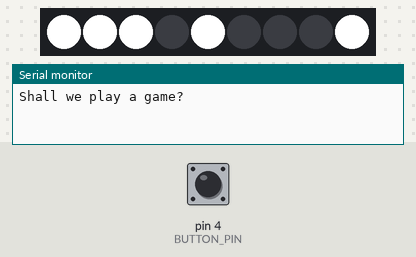
Simulated run of this sketch. Board: Arduino Uno, built with avr-gcc and run on an emulated ATmega328P. On the bench: 9 RGB LEDs in strip order, left to right, the last lines printed to the serial monitor. The inputs (shaded band) are chosen by the test bench; at power-on: pin 4 (BUTTON_PIN) LOW. EEPROM starts erased.

Above: at 1.2 s.
1.3 s: pin 4 (BUTTON_PIN) pulled HIGH for 0.15 s
At 2.1 s:
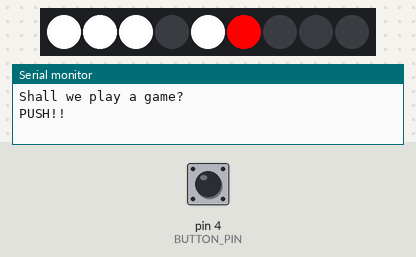
2.9 s: pin 4 (BUTTON_PIN) pulled HIGH for 1 s
At 4.3 s:
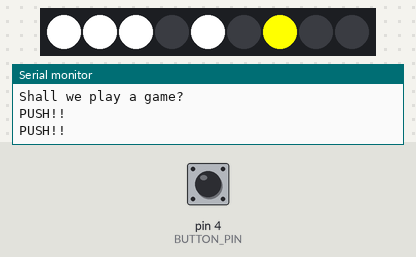
5.4 s: pin 4 (BUTTON_PIN) pulled HIGH for 0.15 s
At 6.2 s:
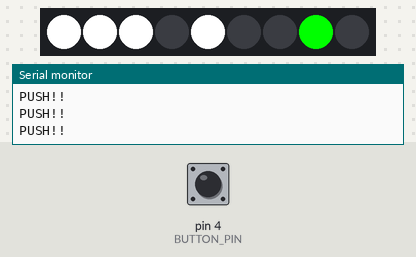
7.0 s: pin 4 (BUTTON_PIN) pulled HIGH for 3.2 s
At 7.5 s:
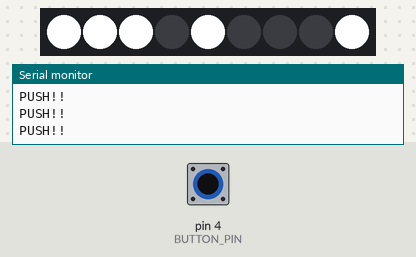
11.7 s: pin 4 (BUTTON_PIN) pulled HIGH for 0.15 s
At 12.4 s:
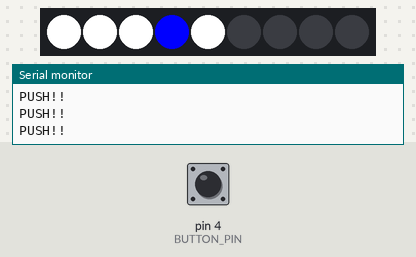
Timing chart, 0 to 14.3 s (numbered marks = the images above; inputs shaded):
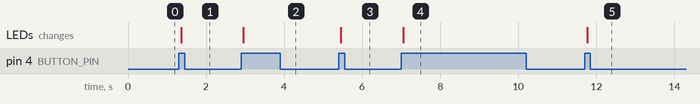

Measured:
- after the input at 1.3 s, the LEDs: change after 0.06 s (image 1)
- after the input at 2.9 s, the LEDs: change after 0.06 s (image 2)
- after the input at 5.4 s, the LEDs: change after 0.06 s (image 3)
- after the input at 7.0 s, the LEDs: change after 0.06 s (image 4)
- after the input at 11.7 s, the LEDs: change after 0.06 s (image 5)

The sketch:

defcon.ino
```cpp
#include <EEPROM.h>
#include <FastLED.h>

#define FASTLED_ALLOW_INTERRUPTS 1
#define FASTLED_INTERRUPT_RETRY_COUNT 1


#define LEDS_PIN            2
#define LED_COUNT           9
#define BUTTON_PIN          4
#define TOTAL_DEFCON_MODES  5
#define MODE_ADDRESS        0


CRGB leds[LED_COUNT];

const CRGB red = CRGB(0, 255, 0);
const CRGB blue = CRGB(0, 0, 255);
const CRGB green = CRGB(255, 0, 0);
const CRGB purple = CRGB(0, 255, 255);
const CRGB yellow = CRGB(255, 255, 0);
const CRGB white = CRGB(255, 255, 255);

const CRGB off = CRGB(0,0,0);

int defcon_mode = 0;

void setup() {
  Serial.begin(115200);
  Serial.println("Shall we play a game?");

  FastLED.addLeds<WS2812, LEDS_PIN, GRB>(leds, LED_COUNT);


  /*
  int i = 0;
  while (i < NUMBER_LEDS) {
    leds[i] = red;
    FastLED.show();
    delay(250);
    i++;
  }
  */

  // turn on white lights for defcon
  leds[0] = white;
  leds[1] = white;
  leds[2] = white;
  leds[3] = off;
  leds[4] = white;
  leds[5] = off;
  leds[6] = off;
  leds[7] = off;
  leds[8] = off;

  pinMode(BUTTON_PIN, INPUT);

  defcon_mode = EEPROM.read(MODE_ADDRESS);
  if (defcon_mode > 4 || defcon_mode < 0) {
    // probably reading EEPROM for the first time
    EEPROM.write(MODE_ADDRESS, 0);
  }
}


void numbers_off() {
  leds[3] = off;
  leds[5] = off;
  leds[6] = off;
  leds[7] = off;
  leds[8] = off;
}

void defcon5() {
  numbers_off();
  leds[3] = blue;
}

void defcon4() {
  numbers_off();
  leds[5] = green;
}

void defcon3() {
  numbers_off();
  leds[6] = yellow;
}

void defcon2() {
  numbers_off();
  leds[7] = red;
}

void defcon1() {
  numbers_off();
  leds[8] = white;
}

int buttonState;             // the current reading from the input pin
int lastButtonState = LOW;   // the previous reading from the input pin
unsigned long lastDebounceTime = 0;  // the last time the output pin was toggled
unsigned long debounceDelay = 50;    // the debounce time; increase if the output flickers


void loop() {

  int reading = digitalRead(BUTTON_PIN);

  // check to see if you just pressed the button
  // (i.e. the input went from LOW to HIGH), and you've waited long enough
  // since the last press to ignore any noise:

  // If the switch changed, due to noise or pressing:
  if (reading != lastButtonState) {
    // reset the debouncing timer
    lastDebounceTime = millis();
  }

  if ((millis() - lastDebounceTime) > debounceDelay) {
    // whatever the reading is at, it's been there for longer than the debounce
    // delay, so take it as the actual current state:

    // if the button state has changed:
    if (reading != buttonState) {
      buttonState = reading;

      // only toggle the LED if the new button state is HIGH
      if (buttonState == HIGH) {
        Serial.println("PUSH!!");
        defcon_mode = (defcon_mode + 1) % TOTAL_DEFCON_MODES;
        EEPROM.write(MODE_ADDRESS, defcon_mode);
      }
    }
  }

  // save the reading. Next time through the loop, it'll be the lastButtonState:
  lastButtonState = reading;


  switch (defcon_mode) {

    case 0:
      defcon5();
      break;

    case 1:
      defcon4();
      break;

    case 2:
      defcon3();
      break;

    case 3:
      defcon2();
      break;

    default:
      defcon1();
      break;
  }

  FastLED.show();

  delay(10);
}
```
